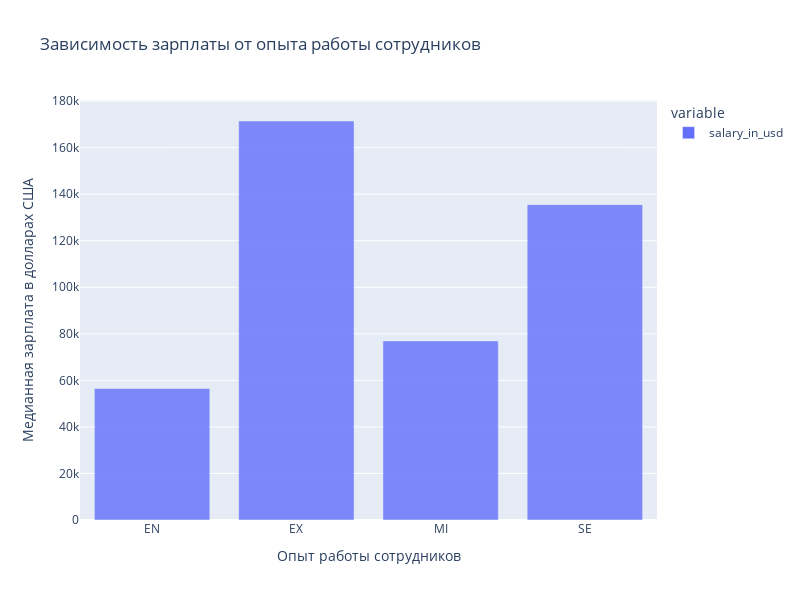

Notebook source saved alongside this figure:
### Markdown cell above
***1. Влияние опыта работы на зарплату***

### Code cell
grouped = data.groupby('experience_level')['salary_in_usd'].median()

fig = px.bar(grouped,
             title='Зависимость зарплаты от опыта работы сотрудников',
             opacity = 0.8,
             height=600,
             width=800
            )
fig.update_layout(xaxis_title='Опыт работы сотрудников', yaxis_title='Медианная зарплата в долларах США')
fig.write_html("images/bar.html")
fig.show()

### Figure 1 — Plotly figure (JSON) as saved in the notebook; plotly's stock layout.template omitted (floating-point values rounded to 4 significant figures)
{"data": [{"alignmentgroup": "True", "hovertemplate": "variable=salary_in_usd<br>experience_level=%{x}<br>value=%{y}<extra></extra>", "legendgroup": "salary_in_usd", "marker": {"color": "#636efa", "opacity": 0.8, "pattern": {"shape": ""}}, "name": "salary_in_usd", "offsetgroup": "salary_in_usd", "orientation": "v", "showlegend": true, "textposition": "auto", "type": "bar", "x": ["EN", "EX", "MI", "SE"], "xaxis": "x", "y": [56500, 171400.0, 76940, 135500], "yaxis": "y"}], "layout": {"barmode": "relative", "height": 600, "legend": {"title": {"text": "variable"}, "tracegroupgap": 0}, "title": {"text": "Зависимость зарплаты от опыта работы сотрудников"}, "width": 800, "xaxis": {"anchor": "y", "domain": [0, 1], "title": {"text": "Опыт работы сотрудников"}}, "yaxis": {"anchor": "x", "domain": [0, 1], "title": {"text": "Медианная зарплата в долларах США"}}}}
